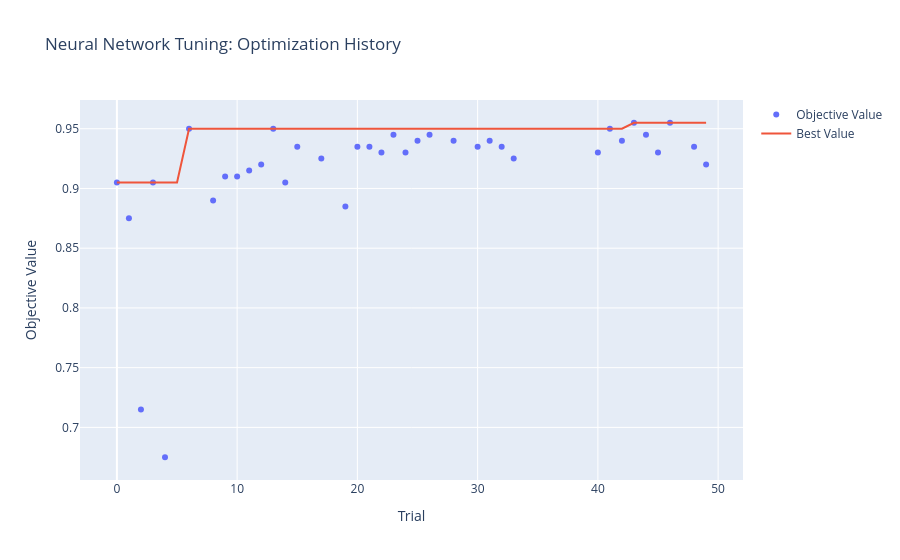

Write notebook code for a chart like this one.
### Markdown cell above
**What Optuna searched over:**

- Number of layers (1-3), units per layer (16-128), activation (ReLU vs tanh),
  dropout (0-0.5), learning rate (1e-4 to 0.1, log scale), optimizer (Adam vs SGD),
  and batch size (32, 64, 128).
- This is a **conditional** search space: the parameters for layer 2 only exist if
  `n_layers >= 2`. Optuna handles this naturally.
- Pruned trials were stopped early (after 5 warmup epochs) if they were below median
  accuracy. This is especially valuable for neural networks where each epoch takes time.

### Code cell
# Visualize neural network tuning
fig = optuna.visualization.plot_optimization_history(nn_study)
fig.update_layout(title='Neural Network Tuning: Optimization History')
fig.show()

### Figure 1 — Plotly figure (JSON) as saved in the notebook; plotly's stock layout.template omitted (floating-point values rounded to 4 significant figures)
{"data": [{"mode": "markers", "name": "Objective Value", "type": "scatter", "x": [0, 1, 2, 3, 4, 6, 8, 9, 10, 11, 12, 13, 14, 15, 17, 19, 20, 21, 22, 23, 24, 25, 26, 28, 30, 31, 32, 33, 40, 41, 42, 43, 44, 45, 46, 48, 49], "y": [0.905, 0.875, 0.715, 0.905, 0.675, 0.95, 0.89, 0.91, 0.91, 0.915, 0.92, 0.95, 0.905, 0.935, 0.925, 0.885, 0.935, 0.935, 0.93, 0.945, 0.93, 0.94, 0.945, 0.94, 0.935, 0.94, 0.935, 0.925, 0.93, 0.95, 0.94, 0.955, 0.945, 0.93, 0.955, 0.935, 0.92]}, {"mode": "lines", "name": "Best Value", "type": "scatter", "x": [0, 1, 2, 3, 4, 5, 6, 7, 8, 9, 10, 11, 12, 13, 14, 15, 16, 17, 18, 19, 20, 21, 22, 23, 24, 25, 26, 27, 28, 29, 30, 31, 32, 33, 34, 35, 36, 37, 38, 39, 40, 41, 42, 43, 44, 45, 46, 47, 48, 49], "y": [0.905, 0.905, 0.905, 0.905, 0.905, 0.905, 0.95, 0.95, 0.95, 0.95, 0.95, 0.95, 0.95, 0.95, 0.95, 0.95, 0.95, 0.95, 0.95, 0.95, 0.95, 0.95, 0.95, 0.95, 0.95, 0.95, 0.95, 0.95, 0.95, 0.95, 0.95, 0.95, 0.95, 0.95, 0.95, 0.95, 0.95, 0.95, 0.95, 0.95, 0.95, 0.95, 0.95, 0.955, 0.955, 0.955, 0.955, 0.955, 0.955, 0.955]}, {"marker": {"color": "#cccccc"}, "mode": "markers", "name": "Infeasible Trial", "showlegend": false, "type": "scatter", "x": [], "y": []}], "layout": {"title": {"text": "Neural Network Tuning: Optimization History"}, "xaxis": {"title": {"text": "Trial"}}, "yaxis": {"title": {"text": "Objective Value"}}}}
